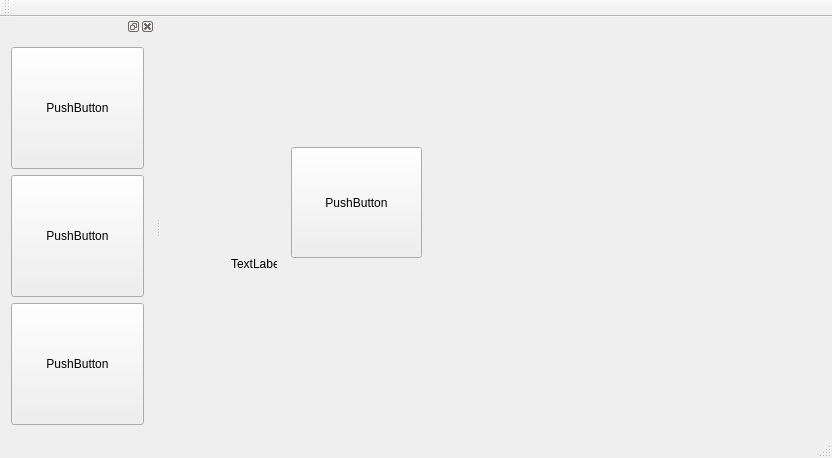
<?xml version="1.0" encoding="UTF-8"?>
<ui version="4.0">
 <class>MyClassClass</class>
 <widget class="QMainWindow" name="MyClassClass">
  <property name="geometry">
   <rect>
    <x>0</x>
    <y>0</y>
    <width>832</width>
    <height>458</height>
   </rect>
  </property>
  <property name="windowTitle">
   <string>MyClass</string>
  </property>
  <widget class="QWidget" name="centralWidget">
   <widget class="QLabel" name="label">
    <property name="geometry">
     <rect>
      <x>70</x>
      <y>240</y>
      <width>46</width>
      <height>13</height>
     </rect>
    </property>
    <property name="text">
     <string>TextLabel</string>
    </property>
   </widget>
   <widget class="QPushButton" name="pushButton_4">
    <property name="geometry">
     <rect>
      <x>130</x>
      <y>130</y>
      <width>131</width>
      <height>111</height>
     </rect>
    </property>
    <property name="text">
     <string>PushButton</string>
    </property>
   </widget>
  </widget>
  <widget class="QMenuBar" name="menuBar">
   <property name="geometry">
    <rect>
     <x>0</x>
     <y>0</y>
     <width>832</width>
     <height>21</height>
    </rect>
   </property>
  </widget>
  <widget class="QToolBar" name="mainToolBar">
   <attribute name="toolBarArea">
    <enum>TopToolBarArea</enum>
   </attribute>
   <attribute name="toolBarBreak">
    <bool>false</bool>
   </attribute>
  </widget>
  <widget class="QStatusBar" name="statusBar"/>
  <widget class="QDockWidget" name="dockWidget">
   <attribute name="dockWidgetArea">
    <number>1</number>
   </attribute>
   <widget class="QWidget" name="dockWidgetContents">
    <layout class="QGridLayout" name="gridLayout_3">
     <item row="0" column="0">
      <layout class="QGridLayout" name="gridLayout_2">
       <item row="1" column="0">
        <widget class="QPushButton" name="pushButton_2">
         <property name="minimumSize">
          <size>
           <width>133</width>
           <height>0</height>
          </size>
         </property>
         <property name="maximumSize">
          <size>
           <width>250</width>
           <height>150</height>
          </size>
         </property>
         <property name="mouseTracking">
          <bool>true</bool>
         </property>
         <property name="text">
          <string>PushButton</string>
         </property>
         <property name="iconSize">
          <size>
           <width>100</width>
           <height>100</height>
          </size>
         </property>
         <property name="default">
          <bool>false</bool>
         </property>
        </widget>
       </item>
       <item row="2" column="0">
        <widget class="QPushButton" name="pushButton_3">
         <property name="minimumSize">
          <size>
           <width>133</width>
           <height>0</height>
          </size>
         </property>
         <property name="maximumSize">
          <size>
           <width>250</width>
           <height>150</height>
          </size>
         </property>
         <property name="mouseTracking">
          <bool>true</bool>
         </property>
         <property name="text">
          <string>PushButton</string>
         </property>
         <property name="iconSize">
          <size>
           <width>100</width>
           <height>100</height>
          </size>
         </property>
         <property name="default">
          <bool>false</bool>
         </property>
        </widget>
       </item>
       <item row="0" column="0">
        <widget class="QPushButton" name="pushButton">
         <property name="minimumSize">
          <size>
           <width>133</width>
           <height>0</height>
          </size>
         </property>
         <property name="maximumSize">
          <size>
           <width>250</width>
           <height>150</height>
          </size>
         </property>
         <property name="mouseTracking">
          <bool>true</bool>
         </property>
         <property name="text">
          <string>PushButton</string>
         </property>
         <property name="iconSize">
          <size>
           <width>100</width>
           <height>100</height>
          </size>
         </property>
         <property name="default">
          <bool>false</bool>
         </property>
        </widget>
       </item>
      </layout>
     </item>
    </layout>
   </widget>
  </widget>
  <action name="actionMyClick">
   <property name="checkable">
    <bool>true</bool>
   </property>
   <property name="text">
    <string>MyClick</string>
   </property>
  </action>
 </widget>
 <layoutdefault spacing="6" margin="11"/>
 <resources>
  <include location="myclass.qrc"/>
 </resources>
 <connections>
  <connection>
   <sender>pushButton_4</sender>
   <signal>clicked()</signal>
   <receiver>MyClassClass</receiver>
   <slot>MyClick99()</slot>
   <hints>
    <hint type="sourcelabel">
     <x>361</x>
     <y>192</y>
    </hint>
    <hint type="destinationlabel">
     <x>471</x>
     <y>78</y>
    </hint>
   </hints>
  </connection>
 </connections>
 <slots>
  <slot>MyClick99()</slot>
 </slots>
</ui>
